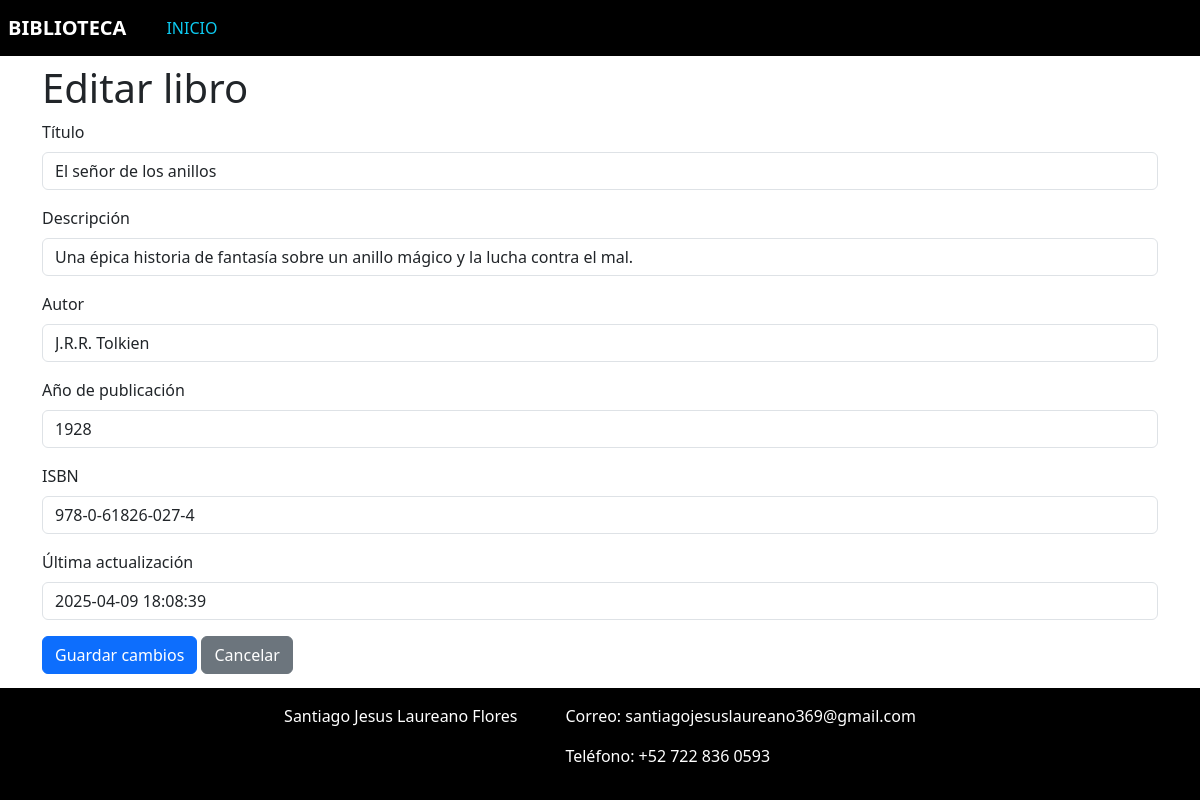
/index.php?url=libro/editar/1, run on the app's committed database.
### tables this page shows
CREATE TABLE `books` (
  `id` int NOT NULL AUTO_INCREMENT,
  `title` varchar(255) DEFAULT NULL,
  `author` varchar(255) DEFAULT NULL,
  `published_year` int DEFAULT NULL,
  `isbn` varchar(13) DEFAULT NULL,
  `description` text,
  `created_at` timestamp NULL DEFAULT (now()),
  `update_at` timestamp NULL DEFAULT NULL,
  PRIMARY KEY (`id`)
);

### controller/LibroController.php (called while the page is built, shortened)
<?php
class LibroController
{
    private $modeloLibro;
    public function __construct($pdo)
    {
        $this->modeloLibro = new LibroModel($pdo);
    }
    public function cargarFormEditar($id)
    {
        $libro = $this->modeloLibro->buscarByID($id);
        require __DIR__ . '/../view/libro/editar.php';
        require __DIR__ . '/../view/template.php';
    }
}

### model/LibroModel.php (called while the page is built, shortened)
<?php
class LibroModel {
    private $pdo;
    public function __construct($pdo) {
        $this->pdo = $pdo;
    }
    public function buscarByID($id) {
        try {
            $stmt = $this->pdo->prepare("SELECT * FROM books WHERE id = :id");
            $stmt->bindParam(':id', $id, PDO::PARAM_INT);
            $stmt->execute();
            return $stmt->fetch(PDO::FETCH_ASSOC);
        } catch (PDOException $e) {
            error_log("Error al buscar el libro: " . $e->getMessage());
            return false;
        }
    }
}
?>

### view/libro/editar.php (the view, shortened to what this page needs)
<!DOCTYPE html>
<html lang="es">
<head>
    <link href="https://cdn.jsdelivr.net/npm/bootstrap@5.3.5/dist/css/bootstrap.min.css" rel="stylesheet">
</head>
<body>
    <div class="container">
        <h1>Editar libro</h1>
        <?php if (isset($libro)): ?>
            <form action="index.php?url=libro/actualizar/<?= $libro['id'] ?>" method="post">
                <div class="mb-3">
                    <label for="title" class="form-label">Título</label>
                    <input type="text" class="form-control" id="title" name="title" value="<?php echo htmlspecialchars($libro['title']); ?>" required>
                </div>
                <div class="mb-3">
                    <label for="description" class="form-label">Descripción</label>
                    <input type="text" class="form-control" id="description" name="description" value="<?php echo ($libro['description']); ?>">
                </div>
                <div class="mb-3">
                    <label for="author" class="form-label">Autor</label>
                    <input type="text" class="form-control" id="author" name="author" value="<?php echo htmlspecialchars($libro['author']); ?>" required>
                </div>
                <div class="mb-3">
                    <label for="published_year" class="form-label">Año de publicación</label>
                    <input type="number" class="form-control" id="published_year" name="published_year" value="<?php echo htmlspecialchars($libro['published_year']); ?>" required min="1" max="<?php echo date('Y') ?>">
                </div>
                <div class="mb-3">
                    <label for="isbn" class="form-label">ISBN</label>
                    <input type="text" class="form-control" id="isbn" name="isbn" value="<?php echo htmlspecialchars($libro['isbn']); ?>" required minlength="17" maxlength="17" onkeyup="formatearISBN(this)">
                </div>
                <div class="mb-3">
                    <label for="update_at" class="form-label">Última actualización</label>
                    <input type="text" class="form-control" id="update_at" name="update_at" value="<?php echo ($libro['update_at'] == null) ? 'No hay actualizaciones' : htmlspecialchars($libro['update_at']); ?>" readonly>
                </div>
                <button type="submit" class="btn btn-primary">Guardar cambios</button>
                <a href="index.php?url=libro/listar" class="btn btn-secondary">Cancelar</a>
            </form>
        <?php else: ?>
            <div class="alert alert-warning" role="alert">
                Libro no encontrado.
            </div>
        <?php endif; ?>
    </div>
</body>
</html>

### data on the page
books: title "El señor de los anillos", description "Una épica historia de fantasía sobre un anillo mágico y la lucha contra el mal.", author "J.R.R. Tolkien", published_year "1928", isbn "978-0-61826-027-4", update_at "2025-04-09 18:08:39"
